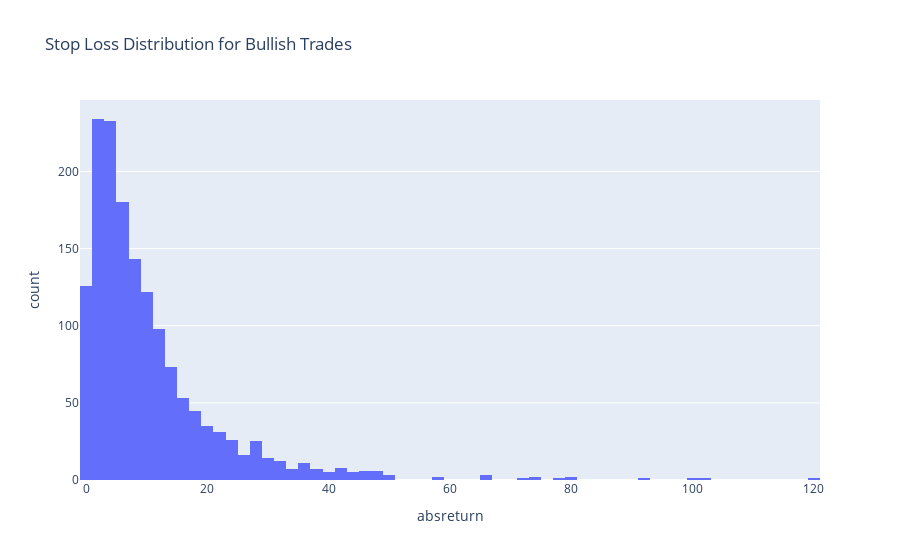

This figure's notebook cell:
### Code cell
fig_bull = px.histogram(bear, x='absreturn', nbins=100,title="Stop Loss Distribution for Bullish Trades")
fig_bull.show()

### Figure 1 — Plotly figure (JSON) as saved in the notebook; plotly's stock layout.template omitted (floating-point values rounded to 4 significant figures; data arrays with more than 128 entries replaced by an {"elided": "..."} marker saying what was removed)
{"data": [{"alignmentgroup": "True", "bingroup": "x", "hovertemplate": "absreturn=%{x}<br>count=%{y}<extra></extra>", "legendgroup": "", "marker": {"color": "#636efa", "pattern": {"shape": ""}}, "name": "", "nbinsx": 100, "offsetgroup": "", "orientation": "v", "showlegend": false, "type": "histogram", "x": {"elided": "1539 float values"}, "xaxis": "x", "yaxis": "y"}], "layout": {"barmode": "relative", "legend": {"tracegroupgap": 0}, "title": {"text": "Stop Loss Distribution for Bullish Trades"}, "xaxis": {"anchor": "y", "domain": [0, 1], "title": {"text": "absreturn"}}, "yaxis": {"anchor": "x", "domain": [0, 1], "title": {"text": "count"}}}}
